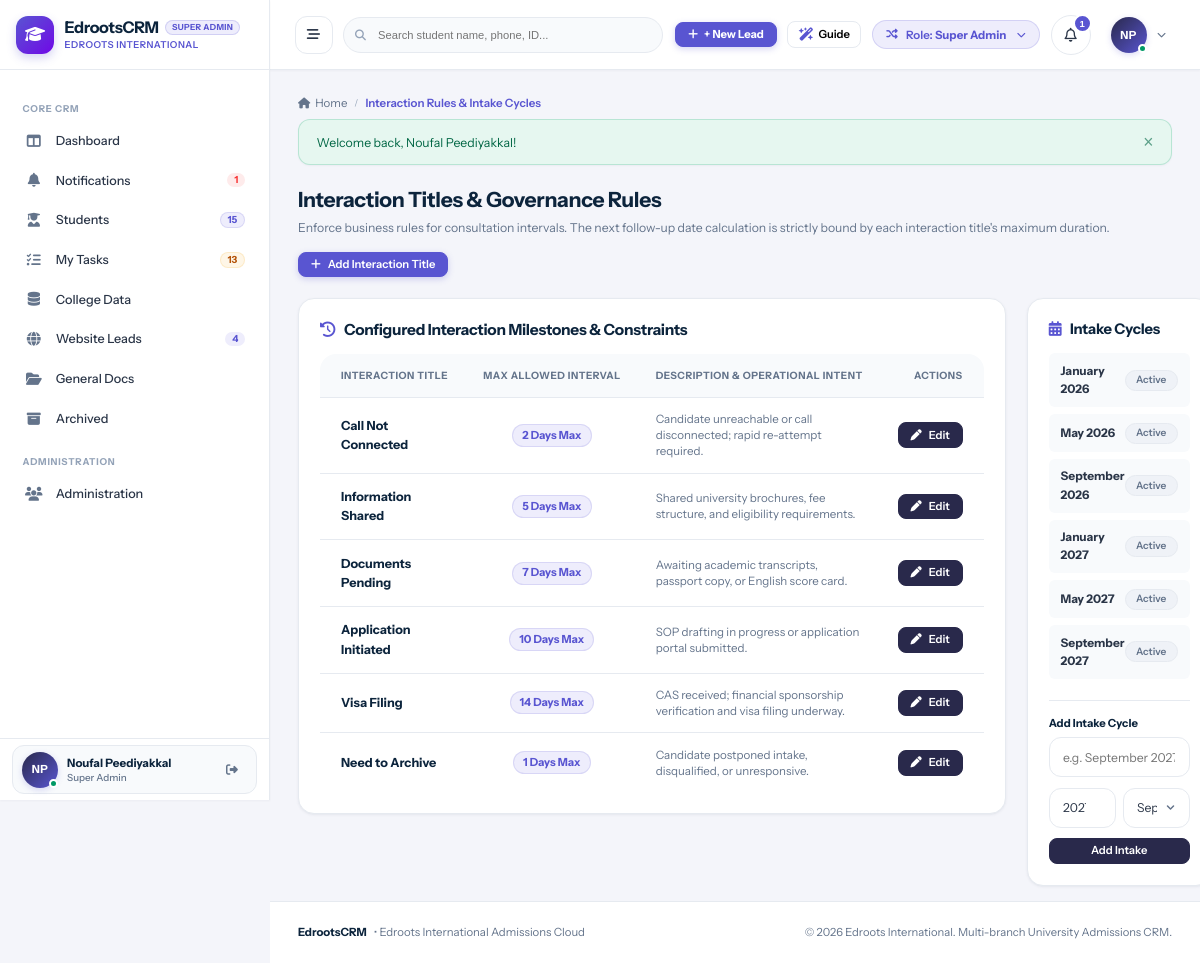
Screenshot of /system/settings.php (signed in) with the database file from the repository.
### tables this page shows
CREATE TABLE `users` (
  `id` int(11) NOT NULL AUTO_INCREMENT,
  `branch_id` int(11) DEFAULT NULL,
  `role_id` int(11) NOT NULL,
  `manager_id` int(11) DEFAULT NULL,
  `reporting_manager_id` int(11) DEFAULT NULL,
  `name` varchar(150) NOT NULL,
  `email` varchar(150) NOT NULL,
  `password` varchar(255) NOT NULL,
  `phone` varchar(50) DEFAULT NULL,
  `designation` varchar(100) DEFAULT NULL,
  `avatar` varchar(255) DEFAULT NULL,
  `status` enum('Active','Inactive') DEFAULT 'Active',
  `created_at` datetime DEFAULT current_timestamp(),
  `updated_at` datetime DEFAULT NULL ON UPDATE current_timestamp(),
  PRIMARY KEY (`id`),
  UNIQUE KEY `email` (`email`),
  KEY `idx_branch` (`branch_id`),
  KEY `idx_role` (`role_id`),
  KEY `idx_manager` (`manager_id`)
);

CREATE TABLE `roles` (
  `id` int(11) NOT NULL AUTO_INCREMENT,
  `name` varchar(50) NOT NULL,
  `label` varchar(100) NOT NULL,
  `description` text DEFAULT NULL,
  `created_at` datetime DEFAULT current_timestamp(),
  PRIMARY KEY (`id`),
  UNIQUE KEY `name` (`name`)
);

CREATE TABLE `interaction_titles` (
  `id` int(11) NOT NULL AUTO_INCREMENT,
  `title` varchar(100) NOT NULL,
  `max_duration_days` int(11) NOT NULL DEFAULT 7,
  `description` varchar(255) DEFAULT NULL,
  `is_active` tinyint(1) DEFAULT 1,
  `status` varchar(20) DEFAULT 'Active',
  `sort_order` int(11) DEFAULT 0,
  `created_at` datetime DEFAULT current_timestamp(),
  PRIMARY KEY (`id`),
  UNIQUE KEY `title` (`title`)
);

CREATE TABLE `intake_cycles` (
  `id` int(11) NOT NULL AUTO_INCREMENT,
  `name` varchar(100) NOT NULL,
  `year` int(11) NOT NULL,
  `term` varchar(50) NOT NULL,
  `is_active` tinyint(1) DEFAULT 1,
  `status` varchar(20) DEFAULT 'Active',
  `sort_order` int(11) DEFAULT 0,
  PRIMARY KEY (`id`),
  UNIQUE KEY `name` (`name`)
);

### system/settings.php (the view, shortened to what the rows shown need)
<?php
require_once __DIR__ . '/../config/database.php';
require_once __DIR__ . '/../config/helpers.php';
require_once __DIR__ . '/../includes/auth.php';
require_login();
$activePage = 'system_settings';
$titles = $pdo->query("SELECT * FROM interaction_titles ORDER BY sort_order ASC, id ASC")->fetchAll();
$intakes = $pdo->query("SELECT * FROM intake_cycles ORDER BY sort_order ASC, year ASC")->fetchAll();
include __DIR__ . '/../includes/header.php';
?>
<div class="page-header" style="display:flex; justify-content:space-between; align-items:flex-start; margin-bottom:1.5rem; flex-wrap:wrap; gap:1rem;">
  <div>
    <h1 style="font-size:1.5rem; font-weight:700; color:var(--text-heading); margin:0 0 0.35rem 0;">Interaction Titles & Governance Rules</h1>
  </div>
</div>
<div style="display:grid; grid-template-columns:2fr 1fr; gap:1.5rem; align-items:start;">
  <div class="card" style="padding:1.5rem;">
    <div class="table-responsive">
      <table class="data-table">
        <thead>
          <tr>
            <th>Interaction Title</th>
            <th style="text-align:center;">Max Allowed Interval</th>
            <th>Description & Operational Intent</th>
            <th style="text-align:right;">Actions</th>
          </tr>
        </thead>
        <tbody>
          <?php foreach ($titles as $t): ?>
            <tr>
              <td>
                <strong style="color:var(--text-heading); font-size:0.9rem;"><?= htmlspecialchars($t['title']) ?></strong>
              </td>
              <td style="text-align:center;">
                <span class="badge badge-primary" style="font-size:0.8rem; font-weight:800; padding:0.35rem 0.65rem;">
                  <?= (int)$t['max_duration_days'] ?> Days Max
                </span>
              </td>
              <td style="font-size:0.825rem; color:var(--text-muted); max-width:300px; line-height:1.4;">
                <?= htmlspecialchars($t['description']) ?>
              </td>
              <td style="text-align:right;">
                <?php if (is_super_admin()): ?>
                  <button type="button" class="btn btn-secondary btn-sm" onclick="editTitle(<?= htmlspecialchars(json_encode($t)) ?>)">
                    <i class="fa-solid fa-pen"></i> Edit
                  </button>
                <?php endif; ?>
              </td>
            </tr>
          <?php endforeach; ?>
        </tbody>
      </table>
    </div>
  </div>
  <div class="card" style="padding:1.5rem;">
    <div style="display:flex; flex-direction:column; gap:0.5rem; margin-bottom:1.5rem;">
      <?php foreach ($intakes as $in): ?>
        <div style="display:flex; justify-content:space-between; align-items:center; padding:0.6rem 0.85rem; background:var(--bg-subtle); border-radius:6px; font-size:0.85rem;">
          <strong><?= htmlspecialchars($in['name']) ?></strong>
          <span class="badge badge-secondary" style="font-size:0.72rem;"><?= htmlspecialchars($in['status']) ?></span>
        </div>
      <?php endforeach; ?>
    </div>
  </div>
</div>
<?php include __DIR__ . '/../includes/footer.php'; ?>

### includes/header.php (shortened to what the rows shown need)
<?php
require_once __DIR__ . '/auth.php';
$currentUser = current_user();
$unreadNotifCount = $currentUser ? get_unread_notifications_count($currentUser['id']) : 0;
$activePage = $activePage ?? '';
?>
<!DOCTYPE html>
<html lang="en">
<head>
  <link rel="stylesheet" href="https://cdnjs.cloudflare.com/ajax/libs/font-awesome/6.5.1/css/all.min.css">
  <link rel="stylesheet" href="<?= base_url('assets/css/style.css') ?>">
</head>
<body>
<div id="app-layout">
  <?php include __DIR__ . '/sidebar.php'; ?>
  <div id="main-wrapper">
    <header id="top-navbar">
      <div class="navbar-right">
        <div class="role-switcher-dropdown" style="position: relative;">
          <button type="button" class="role-switcher-btn" id="role-switcher-btn" title="Simulate different role permissions">
            <span>Role: <strong><?= htmlspecialchars($currentUser['role_label'] ?? 'Guest') ?></strong></span>
          </button>
        </div>
        <div style="position: relative;">
          <button type="button" class="notification-bell-btn" id="notif-bell-btn" title="Notifications">
            <i class="fa-regular fa-bell"></i>
            <?php if ($unreadNotifCount > 0): ?>
              <span class="notification-counter"><?= $unreadNotifCount ?></span>
            <?php endif; ?>
          </button>
        </div>
        <div style="position: relative;">
          <button type="button" class="profile-dropdown-btn" id="user-profile-btn">
            <div class="user-avatar-sm online">
              <?= user_initials($currentUser['name'] ?? 'U') ?>
            </div>
            <i class="fa-solid fa-chevron-down" style="font-size:0.65rem; color:var(--text-muted);"></i>
          </button>
        </div>
      </div>
    </header>
    <main class="content-area">

### includes/sidebar.php (shortened to what the rows shown need)
<?php
global $pdo;
$currentUser = current_user();
$activePage = $activePage ?? '';
$sidebarUnreadNotifs = 0;
try {
    if ($pdo && $currentUser) {
        $now = time();
        $useSidebarCache = !empty($_SESSION['sidebar_cache']) && ($now - ($_SESSION['sidebar_cache_time'] ?? 0) < 30);
        if ($useSidebarCache) {
            $sc = $_SESSION['sidebar_cache'];
            $sidebarActiveLeadsCount = $sc['active_leads'] ?? 0;
            $sidebarWebLeadsCount    = $sc['web_leads'] ?? 0;
            $sidebarScheduledCount   = $sc['scheduled'] ?? 0;
            $sidebarOverdueCount     = $sc['overdue'] ?? 0;
            $sidebarTodayLeadsCount  = $sc['today_leads'] ?? 0;
            $sidebarPendingLeadsCount= $sc['pending_leads'] ?? 0;
            $sidebarTotalTasks       = $sc['total_tasks'] ?? 0;
            $sidebarUnreadNotifs     = $sc['unread_notifs'] ?? 0;
        } else {
            $sidebarUnreadNotifs = get_unread_notifications_count($currentUser['id']);
        }
    }
} catch (Exception $e) {
}
?>
<aside id="sidebar">
<?php
$rawRoleLabel = $currentUser['role_label'] ?? 'Staff';
$headerRoleBadge = $rawRoleLabel;
?>
  <div class="sidebar-header" id="sidebar-brand-header">
    <a href="<?= base_url('dashboard/index.php') ?>" class="brand-wrapper">
      <div class="brand-text">
        <div class="brand-title-row">
          <h1 class="brand-title">EdrootsCRM</h1>
          <span class="sidebar-role-badge sidebar-demo-badge" title="<?= htmlspecialchars($rawRoleLabel) ?>"><?= htmlspecialchars($headerRoleBadge) ?></span>
        </div>
      </div>
    </a>
  </div>
  <nav class="sidebar-nav">
    <a href="<?= base_url('notifications/index.php') ?>" id="sidebar-nav-notifications" class="nav-item <?= ($activePage === 'notifications') ? 'active' : '' ?>">
      <div class="nav-item-content">
        <i class="fa-solid fa-bell nav-icon"></i>
        <span class="nav-label">Notifications</span>
      </div>
      <?php if ($sidebarUnreadNotifs > 0): ?>
        <span class="nav-badge badge-red" title="<?= $sidebarUnreadNotifs ?> unread / unattended notifications"><?= $sidebarUnreadNotifs ?></span>
      <?php endif; ?>
    </a>
  </nav>
  <div class="sidebar-user">
    <div class="sidebar-user-card">
      <div class="user-snippet">
        <div class="user-avatar-sm online" title="<?= htmlspecialchars($currentUser['name'] ?? 'User') ?>">
          <?= user_initials($currentUser['name'] ?? 'U') ?>
        </div>
        <div class="user-info">
          <span class="user-name" title="<?= htmlspecialchars($currentUser['name'] ?? 'User') ?>"><?= htmlspecialchars($currentUser['name'] ?? 'User') ?></span>
          <span class="user-role"><?= htmlspecialchars($currentUser['role_label'] ?? 'Staff') ?></span>
        </div>
      </div>
    </div>
  </div>
</aside>

### rows the page displays
users: role.label "SUPER ADMIN", id "1", name "NP", name "Noufal Peediyakkal", role.label "Super Admin"
interaction_titles: title "Call Not Connected", max_duration_days "2", description "Candidate unreachable or call disconnected; rapid re-attempt required."
interaction_titles: title "Information Shared", max_duration_days "5", description "Shared university brochures, fee structure, and eligibility requirements."
interaction_titles: title "Documents Pending", max_duration_days "7", description "Awaiting academic transcripts, passport copy, or English score card."
interaction_titles: title "Application Initiated", max_duration_days "10", description "SOP drafting in progress or application portal submitted."
interaction_titles: title "Visa Filing", max_duration_days "14", description "CAS received; financial sponsorship verification and visa filing underway."
interaction_titles: title "Need to Archive", max_duration_days "1", description "Candidate postponed intake, disqualified, or unresponsive."
intake_cycles: name "January 2026", status "Active"
intake_cycles: name "May 2026", status "Active"
intake_cycles: name "September 2026", status "Active"
intake_cycles: name "January 2027", status "Active"
intake_cycles: name "May 2027", status "Active"
intake_cycles: name "September 2027", status "Active"

### other values shown
$sidebarActiveLeadsCount "15"
$sidebarTotalTasks "13"
$sidebarWebLeadsCount "4"
$pageTitle "Interaction Rules & Intake Cycles"
$flash['message'] "Welcome back, Noufal Peediyakkal!"
